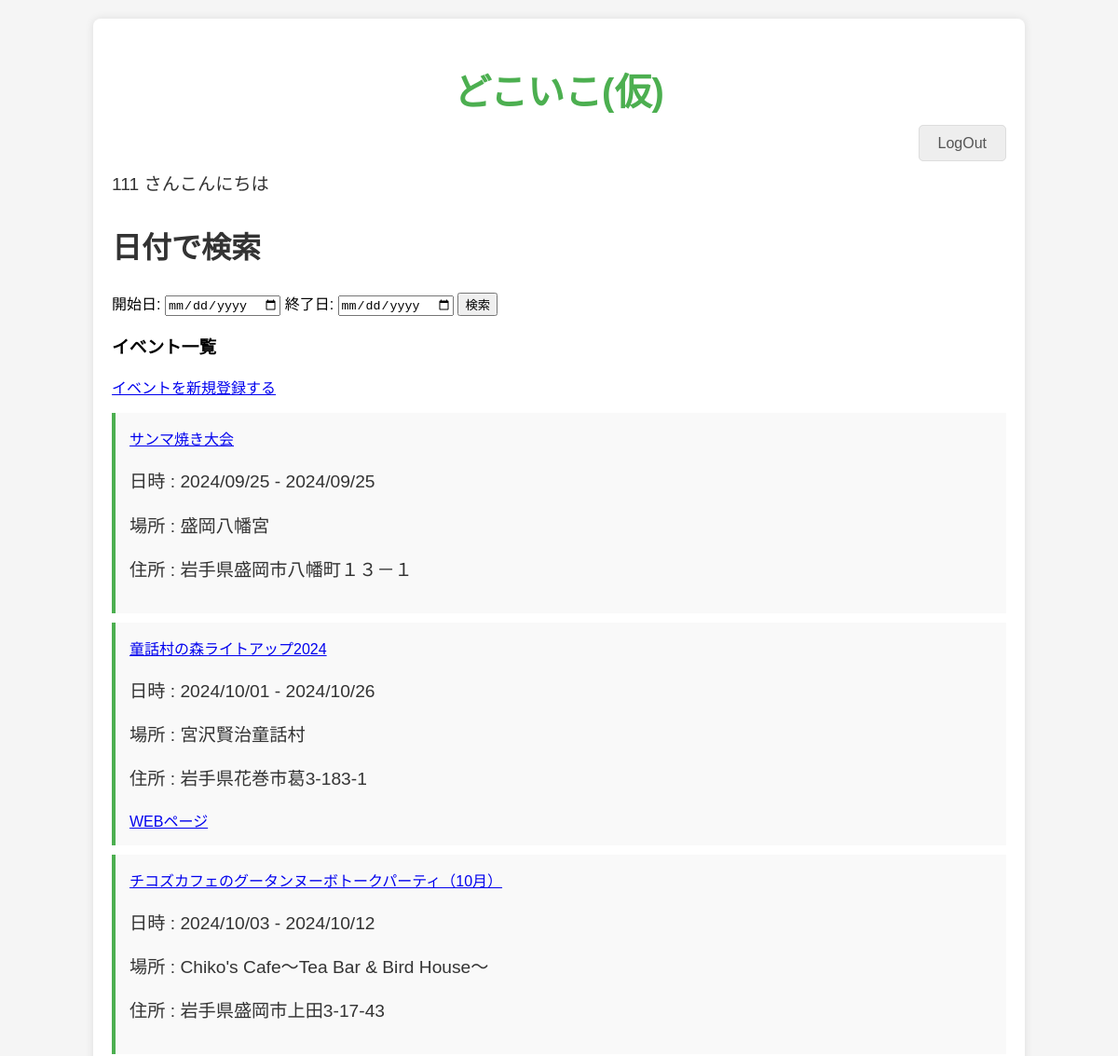
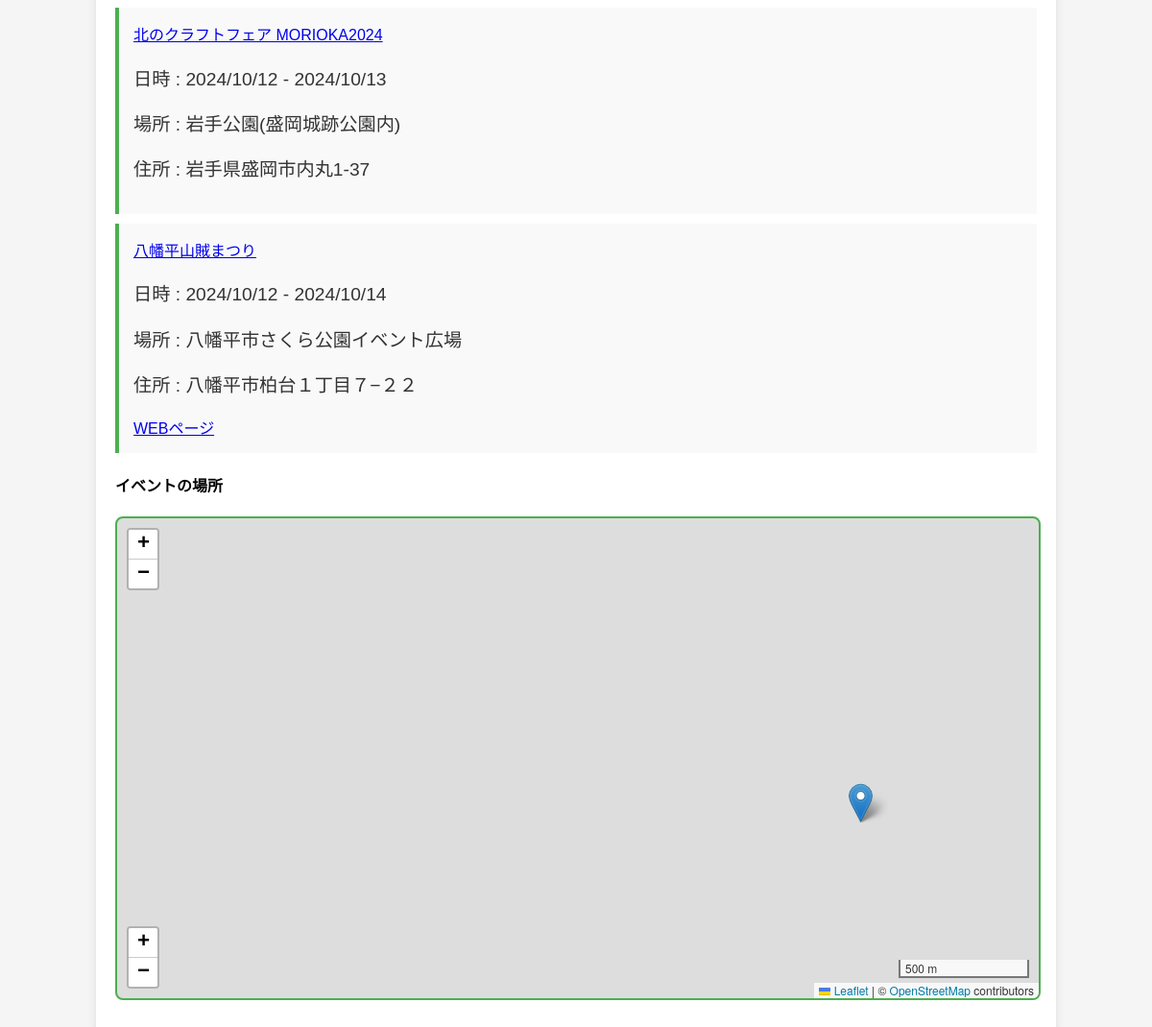
/ (signed in), run on the app's committed database (2 pictures, top to bottom).
### config.py (models this page shows, shortened)
class User(UserMixin, Model):
    id = IntegerField(primary_key=True)
    name = CharField(unique=True)
    email = CharField(unique=True)
    password = TextField()
    class Meta:
        database = db
        table_name = "users"

class Event(Model):
    name = CharField()
    content = TextField(null=True)
    start_date = DateTimeField(null=True)
    end_date = DateTimeField(null=True)
    place = CharField()
    address = CharField()
    url = CharField(null=True)
    image = CharField(null=True)  # 画像ファイル名を保存するフィールド
    lat = CharField(null=True)
    lng = CharField(null=True)
    def get_start_date(self):  # 日付を変換するメソッドを追加
        if self.start_date:
            if isinstance(self.start_date, str):
                self.start_date = datetime.fromisoformat(self.start_date)
            return self.start_date.strftime("%Y/%m/%d")
        return "未設定"
    def get_end_date(self):  # 日付を変換するメソッドを追加
        if self.end_date:
            if isinstance(self.end_date, str):
                self.end_date = datetime.fromisoformat(self.end_date)
            return self.end_date.strftime("%Y/%m/%d")
        return "未設定"
    class Meta:
        database = db
        table_name = "events"

### app.py (the view)
@app.route("/", methods=["GET", "POST"])
def index():
    start_date_str = request.args.get("start_date")
    end_date_str = request.args.get("end_date")
    try:
        start_date = datetime.strptime(start_date_str, "%Y-%m-%d") if start_date_str else None
        end_date = datetime.strptime(end_date_str, "%Y-%m-%d") if end_date_str else None
    except ValueError:
        return "Invalid date format", 400
    query = Event.select()
    if start_date:
        query = query.where(Event.start_date >= start_date)
    if end_date:
        query = query.where(Event.end_date <= end_date)
    events = query.order_by(Event.start_date)
    return render_template("index.html", events=events)

### app.py (called while the page is built)
@login_manager.user_loader
def load_user(user_id):
    return User.get_by_id(user_id)

### templates/index.html (shortened to what this page needs)
<!DOCTYPE html>
<html lang="ja">
<head>
    <link rel="stylesheet" href="https://unpkg.com/leaflet@1.3.1/dist/leaflet.css" />
    <link rel=stylesheet href="{{ url_for('static', filename='style_index.css') }}">
</head>
<body>
    <div class="page">
        <h1>どこいこ(仮)</h1>
        <div class="metanav">
            {% if not current_user.is_authenticated %}
            <a href="{{ url_for('user_bp.login') }}">LogIn</a>
            <a href="{{ url_for('user_bp.register') }}">Register</a>
            {% else %}
            <a href="{{ url_for('user_bp.logout') }}">LogOut</a>
            {% endif %}
        </div>
        {% if current_user.is_authenticated %}
        <p>{{ current_user.name }} さんこんにちは</p>
        {% else %}
        <p>ログインしていません</p>
        {% endif %}
        <h2>日付で検索</h2>
        <form action="/" method="GET">
            <label for="start_date">開始日:</label>
            <input type="date" id="start_date" name="start_date">
            <label for="end_date">終了日:</label>
            <input type="date" id="end_date" name="end_date">
            <input type="submit" value="検索">
        </form>
        <h3>イベント一覧</h3>
        <a href="{{ url_for('create_events') }}" class="create-event">イベントを新規登録する</a>
        <ul>
            {% for event in events %}
            <li>
                <a href="{{ url_for('event_detail', event_id=event.id) }}" class="event-name">{{ event.name }}</a>
                <p>日時 : {{ event.get_start_date() }} - {{ event.get_end_date() }}</p>
                <p>場所 : {{ event.place }}</p>
                <p>住所 : {{ event.address }}</p>
                {% if event.url %}
                <a href="{{ event.url }}" target="_blank">WEBページ</a>
                {% endif %}
            </li>
            {% else %}
            <li>該当するイベントはありません。</li>
            {% endfor %}
        </ul>
        <h4>イベントの場所</h4>
        <div id="map"></div>
    </div>
</body>
</html>

### static/style_index.css (style rules this page uses)
body { font-family: 'Arial', sans-serif; background-color: #f5f5f5; margin: 0; padding: 0; }
.page { width: 80%; margin: 20px auto; padding: 20px; background-color: #fff; box-shadow: 0 0 10px rgba(0, 0, 0, 0.1); border-radius: 8px; }
h1 { font-size: 2.5em; color: #4CAF50; text-align: center; margin-bottom: 20px; }
.metanav { text-align: right; margin-bottom: 10px; }
.metanav a { color: #555; text-decoration: none; padding: 10px 20px; border: 1px solid #ddd; border-radius: 5px; background-color: #eee; transition: background-color 0.3s; }
p { font-size: 1.2em; color: #333; }
h2 { font-size: 2em; margin-top: 30px; color: #333; }
ul { list-style: none; padding: 0; }
li { background-color: #f9f9f9; margin-bottom: 10px; padding: 15px; border-left: 4px solid #4CAF50; transition: background-color 0.3s; }
#map { width: 100%; height: 500px; margin: 20px 0; border: 2px solid #4CAF50; border-radius: 8px; }

### data on the page
User: name "111"
Event: name "サンマ焼き大会", get_start_date "2024/09/25", get_end_date "2024/09/25", place "盛岡八幡宮", address "岩手県盛岡市八幡町１３－１"
Event: name "童話村の森ライトアップ2024", get_start_date "2024/10/01", get_end_date "2024/10/26", place "宮沢賢治童話村", address "岩手県花巻市葛3-183-1"
Event: name "チコズカフェのグータンヌーボトークパーティ（10月）", get_start_date "2024/10/03", get_end_date "2024/10/12", place "Chiko's Cafe〜Tea Bar & Bird House〜", address "岩手県盛岡市上田3-17-43"
Event: name "北のクラフトフェア MORIOKA2024", get_start_date "2024/10/12", get_end_date "2024/10/13", place "岩手公園(盛岡城跡公園内)", address "岩手県盛岡市内丸1-37"
Event: name "八幡平山賊まつり", get_start_date "2024/10/12", get_end_date "2024/10/14", place "八幡平市さくら公園イベント広場", address "八幡平市柏台１丁目７−２２"
